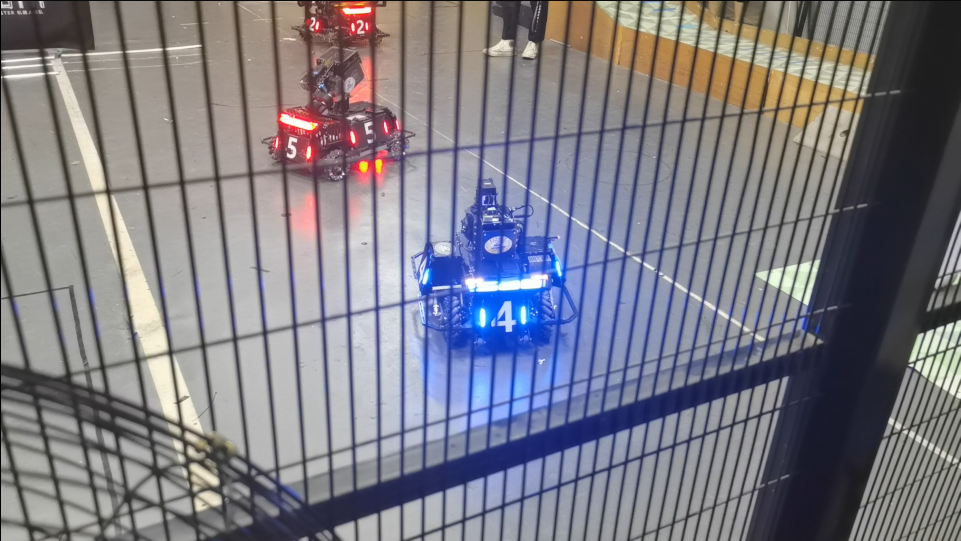
#> input picture armor.png, 1921 x 1082 px, found by its file name (shown at 1/2 size)
$ python Light_recognition.py
#> lines starting #> are read from the running program, lines starting #| are printed output that depends on the picture; after the words box and inside, x2 and y2 are one past the last pixel; in counts of white or black regions, pixels touching at a corner belong together
import cv2
import numpy as np

def empty(v):
    pass

img = cv2.imread('armor.png')
#> img is the input picture: shape (1082, 1921, 3); mean B, G, R 131.3, 122.7, 124.1
img = cv2.resize(img, (0,0), fx = 0.7, fy = 0.7)
#> img: shape (757, 1345, 3)

print("Please select the mode: \n'0' means to identify by adjusting the HSV parameters yourself, \n'1' means to use the fixed red HSV parameters to identify, \n'2' means to use the fixed blue HSV parameters to identify.")

#自己調參用
#Hue控制條
cv2.namedWindow('TrackBar')      #新建window視窗
cv2.resizeWindow('TrackBar', 640, 320)      #set大小, 寛, 高
cv2.createTrackbar('Mode', 'TrackBar', 0, 2, empty)     #模式选择
#> slider 'Mode' is set to 1
cv2.createTrackbar('Hue Min', 'TrackBar', 0, 179, empty)
#> slider 'Hue Min' is set to 35
cv2.createTrackbar('Hue Max', 'TrackBar', 179, 179, empty)
cv2.createTrackbar('Sat Min', 'TrackBar', 0, 255, empty)
#> slider 'Sat Min' is set to 51
cv2.createTrackbar('Sat Max', 'TrackBar', 255, 255, empty)
cv2.createTrackbar('Val Min', 'TrackBar', 0, 255, empty)
#> slider 'Val Min' is set to 51
cv2.createTrackbar('Val Max', 'TrackBar', 255, 255, empty)
cv2.createTrackbar('control', 'TrackBar', 0, 1, empty)
#> slider 'control' is set to 1
hsv = cv2.cvtColor(img, cv2.COLOR_BGR2HSV)
#> hsv: shape (757, 1345, 3); mean H, S, V 71.9, 47.1, 140.6
while True:  #不停取得HSV各值 (Hue, Saturation, Value)
    mode = cv2.getTrackbarPos('Mode', 'TrackBar')
    h_min = cv2.getTrackbarPos('Hue Min', 'TrackBar')
    h_max = cv2.getTrackbarPos('Hue Max', 'TrackBar')
    s_min = cv2.getTrackbarPos('Sat Min', 'TrackBar')
    s_max = cv2.getTrackbarPos('Sat Max', 'TrackBar')
    v_min = cv2.getTrackbarPos('Val Min', 'TrackBar')
    v_max = cv2.getTrackbarPos('Val Max', 'TrackBar')
    control = cv2.getTrackbarPos('control', 'TrackBar')
    print(h_min, h_max, s_min, s_max, v_min, v_max)
    lower = np.array([h_min, s_min, v_min])
    upper = np.array([h_max, s_max, v_max])
    #過濾顏色
    mask = cv2.inRange(hsv, lower, upper)
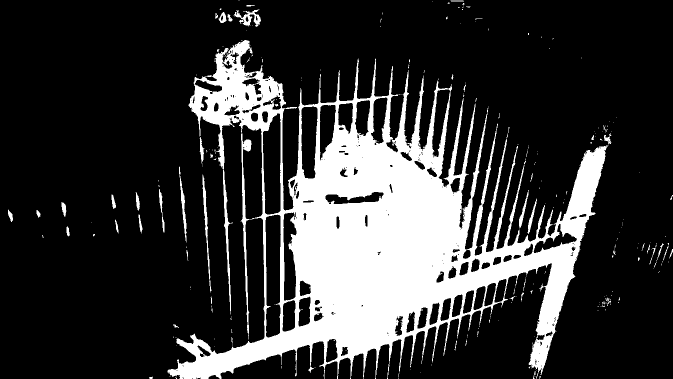
#> mask: shape (757, 1345) (shown at 1/2 size); 21% white; 316 white regions (268 under 20 px), largest, box (x1, y1, x2, y2) and area: (334, 80, 1217, 757) 206650, (405, 349, 423, 585) 837, (467, 19, 522, 54) 726
    #套用到原圖
    result = cv2.bitwise_and(img, img, mask = mask)
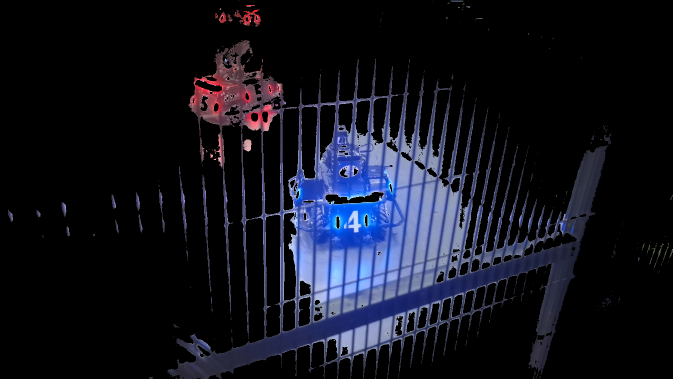
#> result: shape (757, 1345, 3) (shown at 1/2 size); mean B, G, R 30.2, 19.7, 18
    cv2.imshow('armor.png', img)
    cv2.imshow('mask', mask)
    cv2.waitKey(1)
    if control == 1:
        break

if mode == 0:
    pass

elif mode == 1:
    lower = np.array([173, 81, 200])   #紅色HSV
    upper = np.array([179, 255, 255])

elif mode == 2:
    lower = np.array([92, 39, 236])  #藍色HSV
    upper = np.array([102, 255, 255])

hsv = cv2.cvtColor(img, cv2.COLOR_BGR2HSV)
#過濾顏色
mask = cv2.inRange(hsv, lower, upper)
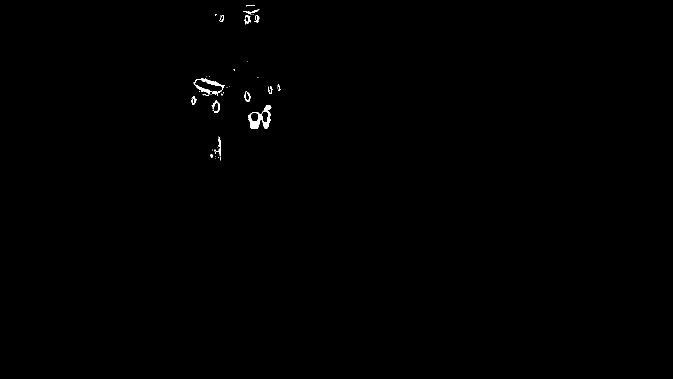
#> mask: shape (757, 1345) (shown at 1/2 size); 0.23% white; 51 white regions (35 under 20 px), largest, box (x1, y1, x2, y2) and area: (496, 210, 543, 258) 873, (387, 156, 450, 192) 555, (423, 200, 440, 226) 131
#套用到原圖
result = cv2.bitwise_and(img, img, mask = mask)
imgContour = result.copy()
#偵測輪廓不需要顏色
new_img = cv2.cvtColor(result, cv2.COLOR_BGR2GRAY)
canny = cv2.Canny(new_img, 50, 150)   #偵測邊緣
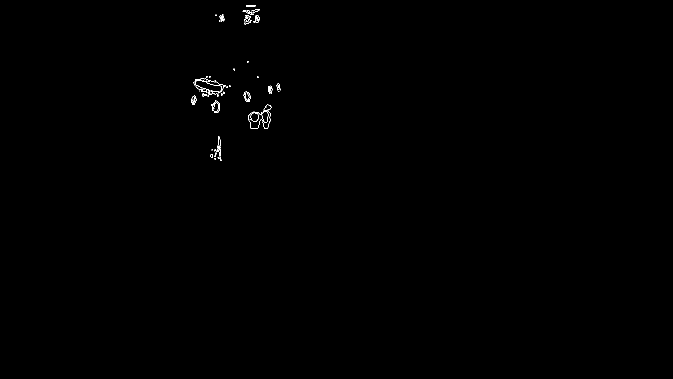
#> canny: shape (757, 1345) (shown at 1/2 size); 0.17% white in thin lines or dots, all inside (x1, y1, x2, y2) = (382, 10, 561, 322)

kernal = np.ones((2,2), np.uint8)
#澎漲
dilate = cv2.dilate(canny, kernal, iterations=1)
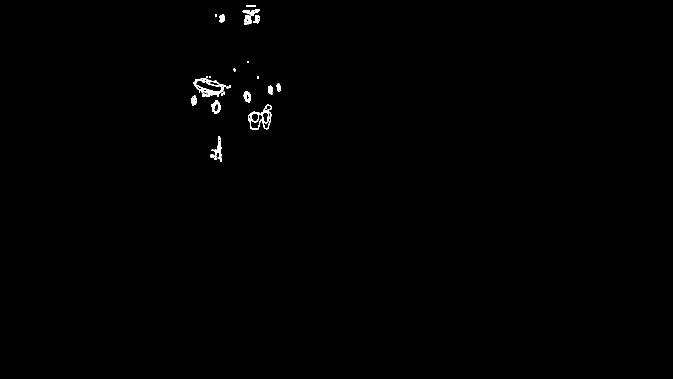
#> dilate: shape (757, 1345) (shown at 1/2 size); 0.37% white; 26 white regions (10 under 20 px)
#澎漲效果展示
cv2.imshow('dilate', dilate)
#偵測輪廓
contours, hierarchy = cv2.findContours(dilate, cv2.RETR_EXTERNAL, cv2.CHAIN_APPROX_SIMPLE)
#> contours = 26 contours, 11 with area under 20; largest, box (x1, y1, x2, y2) and area: (387, 156, 452, 194) 1432, (496, 209, 544, 259) 1405, (422, 200, 441, 227) 317, (428, 273, 444, 323) 262, (487, 182, 502, 205) 224

i = 1
for cnt in contours:
    #畫出輪廓
    cv2.drawContours(imgContour, cnt, -1, (255, 0, 0), 1)
    #輪廓面積
    area = cv2.contourArea(cnt)
    #輪廓周長
    peri = cv2.arcLength(cnt, False)
    #近似輪廓(調參)
    vertices = cv2.approxPolyDP(cnt, peri*0.018, False)
    corners = len(vertices) #頂點數量
    #虛拟畫一方形框住所偵測之圖形(返回四個值：左上坐标、寛度、高度)
    x, y, w, h = cv2.boundingRect(vertices)
    #高闊比
    ratio = h/w
    #對高闊比、面積作出限制, 過濾掉不符項
    if 1.3 <= ratio <= 2.5:
        if area >= 50:
            cv2.rectangle(img, (x, y), (x+w, y+h), (0, 0, 255), 2)
            cv2.putText(img, str(i), (x, y-5), cv2.FONT_HERSHEY_COMPLEX, 0.5, (0, 0, 255), 1)
            print('Ratio', i, '.', ratio)
            print('Area', i, '.', area)
            i += 1
#> this loop made 26 passes
#> (area, peri, corners, x, y, w, h, ratio) on passes 3, 5, 6, 7, 8, 9, 10, 12, 14, 15, 21, 22: (31.5, 17.24, 7, 420, 309, 7, 7, 1), (262.5, 146, 12, 428, 273, 16, 50, 3.12), (1405, 210.7, 13, 496, 209, 48, 50, 1.04), (317, 76.46, 12, 422, 200, 19, 27, 1.42), (153, 50.97, 10, 382, 191, 12, 20, 1.67), (26.5, 28.07, 11, 442, 183, 8, 9, 1.12), (223.5, 60.21, 10, 487, 182, 15, 23, 1.53), (118.5, 51.73, 12, 536, 171, 10, 18, 1.8), (89, 40.31, 11, 553, 167, 9, 17, 1.89), (1432.5, 226.1, 12, 387, 156, 65, 38, 0.585), (129.5, 48.73, 12, 507, 30, 13, 17, 1.31), (195.5, 60.38, 8, 489, 30, 15, 20, 1.33)
#> (printed output is left out)
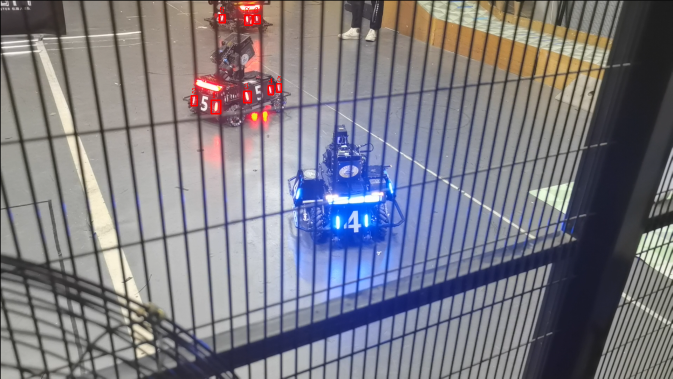
#> img: shape (757, 1345, 3) (shown at 1/2 size); mean B, G, R 131.1, 122.4, 124.2
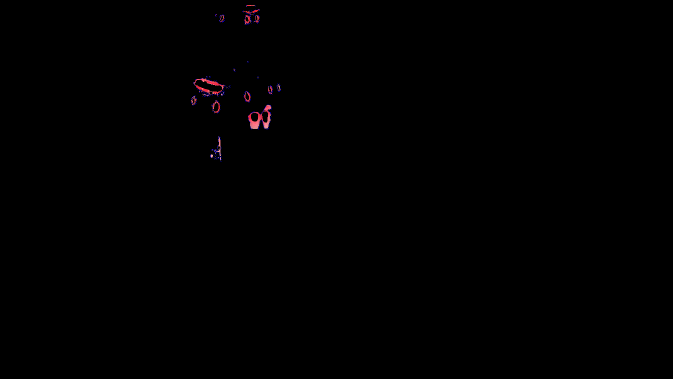
#> imgContour: shape (757, 1345, 3) (shown at 1/2 size); mean B, G, R 0.4, 0.2, 0.5
#> after the loop, i = 9
#成果展示
cv2.imshow('result', img)
#過程展示
cv2.imshow('canny', canny)
cv2.imshow('imgContour', imgContour)
cv2.waitKey(0)
cv2.destroyAllWindows
